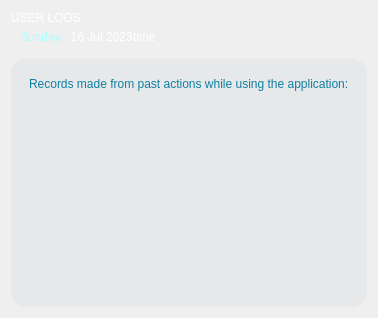
            <widget class="QWidget" name="logspage">
             <layout class="QVBoxLayout" name="verticalLayout_27">
              <item>
               <widget class="QWidget" name="logstxtwidget" native="true">
                <property name="sizePolicy">
                 <sizepolicy hsizetype="Fixed" vsizetype="Fixed">
                  <horstretch>0</horstretch>
                  <verstretch>0</verstretch>
                 </sizepolicy>
                </property>
                <layout class="QVBoxLayout" name="verticalLayout_26">
                 <property name="spacing">
                  <number>0</number>
                 </property>
                 <property name="leftMargin">
                  <number>0</number>
                 </property>
                 <property name="topMargin">
                  <number>0</number>
                 </property>
                 <property name="rightMargin">
                  <number>0</number>
                 </property>
                 <property name="bottomMargin">
                  <number>0</number>
                 </property>
                 <item>
                  <widget class="QLabel" name="logstxt">
                   <property name="sizePolicy">
                    <sizepolicy hsizetype="Fixed" vsizetype="Fixed">
                     <horstretch>0</horstretch>
                     <verstretch>0</verstretch>
                    </sizepolicy>
                   </property>
                   <property name="styleSheet">
                    <string notr="true">font: 700 20pt &quot;Tahoma&quot;;
color: rgb(255, 255, 255);</string>
                   </property>
                   <property name="text">
                    <string>USER LOGS</string>
                   </property>
                  </widget>
                 </item>
                 <item>
                  <widget class="QWidget" name="ldaydatewidget" native="true">
                   <property name="sizePolicy">
                    <sizepolicy hsizetype="Fixed" vsizetype="Fixed">
                     <horstretch>0</horstretch>
                     <verstretch>0</verstretch>
                    </sizepolicy>
                   </property>
                   <layout class="QHBoxLayout" name="horizontalLayout_27">
                    <property name="spacing">
                     <number>0</number>
                    </property>
                    <property name="topMargin">
                     <number>5</number>
                    </property>
                    <item>
                     <widget class="QLabel" name="ldayofweek">
                      <property name="styleSheet">
                       <string notr="true">font: 700 15pt &quot;Tahoma&quot;;
color: rgb(170, 255, 255);</string>
                      </property>
                      <property name="text">
                       <string>Sunday,</string>
                      </property>
                     </widget>
                    </item>
                    <item>
                     <widget class="QLabel" name="lcurrentdated">
                      <property name="sizePolicy">
                       <sizepolicy hsizetype="Preferred" vsizetype="Preferred">
                        <horstretch>0</horstretch>
                        <verstretch>0</verstretch>
                       </sizepolicy>
                      </property>
                      <property name="styleSheet">
                       <string notr="true">font: 700 15pt &quot;Tahoma&quot;;
color: rgb(255, 255, 255);</string>
                      </property>
                      <property name="text">
                       <string>  16 Jul 2023</string>
                      </property>
                     </widget>
                    </item>
                    <item>
                     <widget class="QLabel" name="ltime">
                      <property name="styleSheet">
                       <string notr="true">font: 700 15pt &quot;Tahoma&quot;;
color: rgb(255, 255, 255);</string>
                      </property>
                      <property name="text">
                       <string>time</string>
                      </property>
                     </widget>
                    </item>
                   </layout>
                  </widget>
                 </item>
                </layout>
               </widget>
              </item>
              <item>
               <widget class="QWidget" name="recentlogswidget" native="true">
                <property name="styleSheet">
                 <string notr="true">background-color: rgb(230, 232, 233);
border-radius: 15px;</string>
                </property>
                <layout class="QHBoxLayout" name="horizontalLayout_26">
                 <item>
                  <widget class="QWidget" name="recordswidget" native="true">
                   <layout class="QVBoxLayout" name="verticalLayout_10">
                    <item>
                     <widget class="QLabel" name="recordstxt">
                      <property name="sizePolicy">
                       <sizepolicy hsizetype="Fixed" vsizetype="Fixed">
                        <horstretch>0</horstretch>
                        <verstretch>0</verstretch>
                       </sizepolicy>
                      </property>
                      <property name="styleSheet">
                       <string notr="true">font: 700 19pt &quot;Tahoma&quot;;
color: rgb(16, 128, 163);</string>
                      </property>
                      <property name="text">
                       <string>Records made from past actions while using the application:</string>
                      </property>
                     </widget>
                    </item>
                    <item>
                     <widget class="QTableWidget" name="userlogs_table">
                      <property name="styleSheet">
                       <string notr="true">#userlogs_table QTableWidget::item {
background-color: white;
alternate-background-color: #c9c9c9;
border: 1px solid #ccc;
font-size: 15px;
}
#userlogs_table QTableWidget::item {
padding: 5px;
border: 1px solid #ccc;
}
#userlogs_table QHeaderView::section:selected { 
background-color: none; 
}
#userlogs_table QHeaderView::section {
background-color: #333;
color: white;
padding: 5px;
}</string>
                      </property>
                     </widget>
                    </item>
                   </layout>
                  </widget>
                 </item>
                </layout>
               </widget>
              </item>
             </layout>
            </widget>
